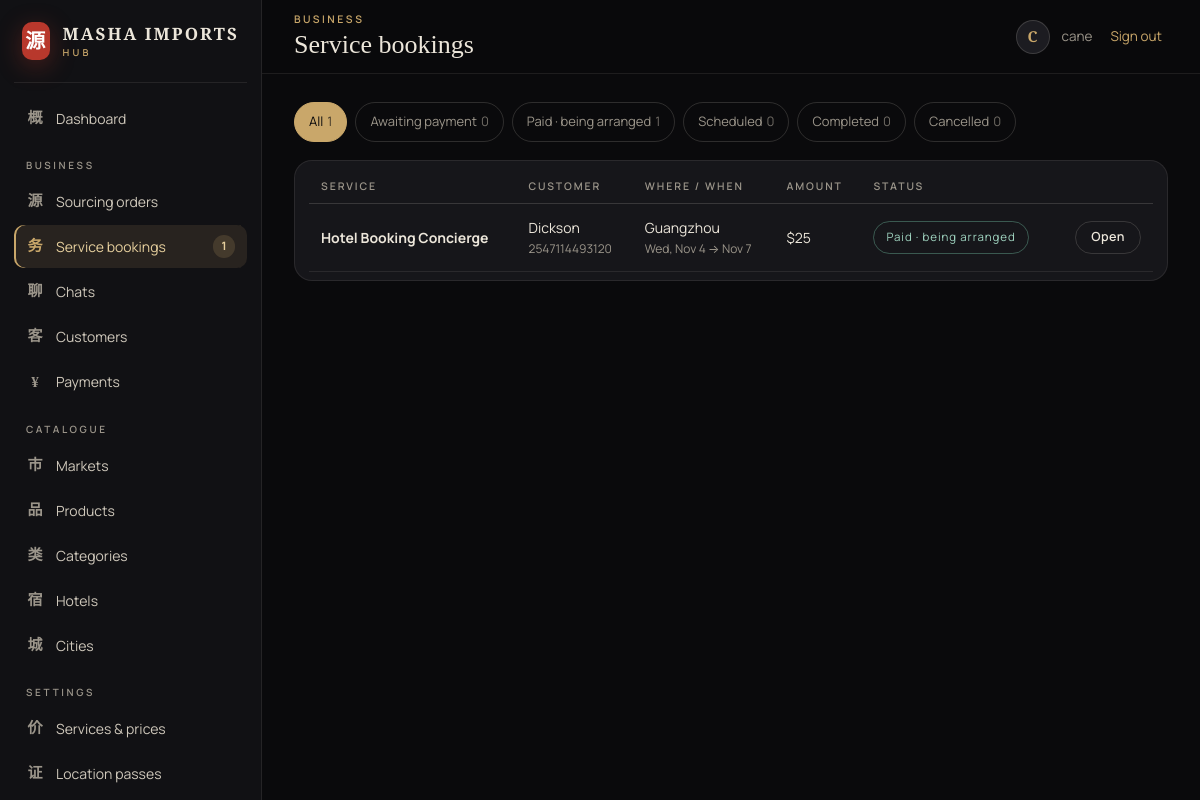
Page /hub/bookings/ (signed in) on the committed database.
### travel/models.py (models this page shows, shortened)
class ServiceOrder(models.Model):
    class Status(models.TextChoices):
        AWAITING_PAYMENT = "awaiting_payment", "Awaiting payment"
        CONFIRMED = "confirmed", "Paid · being arranged"
        SCHEDULED = "scheduled", "Scheduled"
        COMPLETED = "completed", "Completed"
        CANCELLED = "cancelled", "Cancelled"
    user = models.ForeignKey(settings.AUTH_USER_MODEL, on_delete=models.CASCADE, related_name="service_orders")
    service = models.ForeignKey(Service, on_delete=models.PROTECT)
    quantity = models.PositiveSmallIntegerField(default=1)
    city = models.ForeignKey(City, on_delete=models.SET_NULL, null=True, blank=True)
    market = models.ForeignKey("catalog.Market", on_delete=models.SET_NULL, null=True, blank=True)
    hotel = models.ForeignKey(Hotel, on_delete=models.SET_NULL, null=True, blank=True)
    date = models.DateField("date needed", null=True, blank=True)
    end_date = models.DateField(null=True, blank=True)
    guests = models.PositiveSmallIntegerField(default=1)
    phone = models.CharField("WhatsApp / phone", max_length=40)
    details = models.TextField(blank=True)
    amount = models.DecimalField(max_digits=9, decimal_places=2)
    status = models.CharField(max_length=20, choices=Status.choices, default=Status.AWAITING_PAYMENT)
    staff_notes = models.TextField(blank=True, help_text="Visible to the customer.")
    paid_at = models.DateTimeField(null=True, blank=True)
    created = models.DateTimeField(auto_now_add=True)
    class Meta:
        ordering = ["-created"]

class Service(models.Model):
    name = models.CharField(max_length=120)
    name_zh = models.CharField(max_length=20, blank=True, help_text="One or two characters used as the card's icon.")
    slug = models.SlugField(unique=True)
    summary = models.CharField(max_length=240)
    description = models.TextField(blank=True)
    price = models.DecimalField(max_digits=8, decimal_places=2)
    unit = models.CharField(max_length=30, default="per order", help_text="e.g. per day, per order, per trip")
    max_quantity = models.PositiveSmallIntegerField(default=1, help_text="Allow ordering several units (e.g. days).")
    order = models.PositiveIntegerField(default=0)
    active = models.BooleanField(default=True)
    class Meta:
        ordering = ["order", "name"]

class City(models.Model):
    name = models.CharField(max_length=80, unique=True)
    name_zh = models.CharField(max_length=40, blank=True)
    slug = models.SlugField(unique=True, blank=True)
    province = models.CharField(max_length=80, blank=True)
    latitude = models.DecimalField(max_digits=9, decimal_places=6, null=True, blank=True)
    longitude = models.DecimalField(max_digits=9, decimal_places=6, null=True, blank=True)
    trip_city_id = models.PositiveIntegerField(
        "Trip.com city id", null=True, blank=True, help_text="From trip.com/hotels/list?city=ID — improves hotel links."
    )
    class Meta:
        ordering = ["name"]
        verbose_name_plural = "cities"
    def __str__(self):
        return self.name

### hub/views.py (the view)
# urls.py: path("bookings/", views.service_order_list, name="service_orders"),
@staff_required
def service_order_list(request):
    qs = ServiceOrder.objects.select_related("user", "service", "city")
    status = request.GET.get("status", "")
    if status:
        qs = qs.filter(status=status)
    counts = dict(ServiceOrder.objects.values_list("status").annotate(n=Count("id")))
    tabs = [("", "All", sum(counts.values()))] + [(k, v, counts.get(k, 0)) for k, v in ServiceOrder.Status.choices]
    page = Paginator(qs, 25).get_page(request.GET.get("page"))
    return render(request, "hub/service_orders.html", {"page": page, "tabs": tabs, "status": status})

### hub/context_processors.py (called while the page is built)
def site_settings(request):
    try:
        settings_obj = SiteSettings.load()
    except Exception:  # table not created yet (before migrate)
        settings_obj = None
    ctx = {"site_settings": settings_obj}
    user = getattr(request, "user", None)
    if user and user.is_authenticated and user.is_staff and request.path.startswith(("/hub", "/inbox")):
        ctx["hub_counts"] = {
            "orders": SourcingRequest.objects.filter(status=SourcingRequest.Status.PAID).count(),
            "services": ServiceOrder.objects.filter(status=ServiceOrder.Status.CONFIRMED).count(),
            "chats": Conversation.objects.aggregate(t=Sum("staff_unread"))["t"] or 0,
        }
    return ctx

### hub/models.py (called while the page is built)
    @classmethod
    def load(cls):
        obj = cache.get(CACHE_KEY)
        if obj is None:
            obj, _ = cls.objects.get_or_create(pk=1)
            cache.set(CACHE_KEY, obj, 60)
        return obj

### hub/views.py (called while the page is built)
def staff_required(view):
    @wraps(view)
    def wrapped(request, *args, **kwargs):
        if not request.user.is_authenticated:
            return redirect_to_login(request.get_full_path(), reverse("accounts:login"))
        if not request.user.is_staff:
            raise PermissionDenied
        return view(request, *args, **kwargs)
    return wrapped

### sourcing/context_processors.py (called while the page is built)
def platform(request):
    return {
        "SITE_NAME": settings.SITE_NAME,
        "SITE_TAGLINE": settings.SITE_TAGLINE,
        "SOURCING_FEE": settings.SOURCING_FEE,
        "location_access": has_location_access(request.user),
        "current_pass": Subscription.current_for(request.user),
    }

### sourcing/models.py (called while the page is built)
def has_location_access(user):
    return user.is_authenticated and (user.is_staff or Subscription.current_for(user) is not None)

    @classmethod
    def current_for(cls, user):
        if not user.is_authenticated:
            return None
        now = timezone.now()
        return cls.objects.filter(user=user, starts_at__lte=now, expires_at__gt=now).first()

### support/context_processors.py (called while the page is built)
def support(request):
    user = getattr(request, "user", None)
    if not user or not user.is_authenticated:
        return {}
    if user.is_staff:
        unread = Conversation.objects.aggregate(t=Sum("staff_unread"))["t"] or 0
        return {"support_unread": unread}
    conv = Conversation.objects.filter(customer=user).only("customer_unread").first()
    return {"chat_unread": conv.customer_unread if conv else 0}

### templates/hub/service_orders.html (shortened to what this page needs)
{% extends "hub/base.html" %}
{% block heading %}<small>Business</small>Service bookings{% endblock %}
{% block content %}
<div class="hub-tabs">{% for k, label, n in tabs %}<a href="?status={{ k }}" class="{% if k == status %}on{% endif %}">{{ label }}<span>{{ n }}</span></a>{% endfor %}</div>
<div class="hub-card hub-table-wrap" style="padding:8px 14px">
  <table class="hub-table">
    <thead><tr><th>Service</th><th>Customer</th><th>Where / when</th><th>Amount</th><th>Status</th><th></th></tr></thead>
    <tbody>
    {% for o in page %}
      <tr data-href="{% url 'hub:service_order_detail' o.pk %}">
        <td><b>{{ o.service.name }}</b>{% if o.quantity > 1 %}<small>× {{ o.quantity }}</small>{% endif %}</td>
        <td>{{ o.user.get_full_name|default:o.user.username }}<small>{{ o.phone }}</small></td>
        <td>{{ o.city|default:"—" }}<small>{{ o.date|date:"D, M j" }}{% if o.end_date %} → {{ o.end_date|date:"M j" }}{% endif %}</small></td>
        <td>${{ o.amount|floatformat:0 }}</td>
        <td><span class="status {% if o.paid_at %}quoted{% else %}awaiting_payment{% endif %}">{{ o.get_status_display }}</span></td>
        <td class="act"><a class="btn btn-ghost btn-sm" href="{% url 'hub:service_order_detail' o.pk %}">Open</a></td>
      </tr>
    {% empty %}<tr><td colspan="6" class="hub-empty">No bookings here.</td></tr>{% endfor %}
    </tbody>
  </table>
</div>
{% endblock %}

### templates/hub/base.html (shortened to what this page needs)
{% load static %}<!doctype html>
<html lang="en">
<head>
  <link rel="stylesheet" href="{% static 'css/site.css' %}">
  <link rel="stylesheet" href="{% static 'support/chat.css' %}">
  <link rel="stylesheet" href="{% static 'hub/hub.css' %}">
</head>
<body class="hub-body">
{% with url=request.resolver_match.url_name key=request.resolver_match.kwargs.key %}
<aside class="hub-side" id="hub-side">
  <a href="{% url 'hub:dashboard' %}" class="hub-brand"><span class="brand-seal">源</span><span>{{ SITE_NAME }}<small>Hub</small></span></a>
  <nav>
    <a href="{% url 'hub:dashboard' %}" class="{% if url == 'dashboard' %}on{% endif %}"><i>概</i>Dashboard</a>
    <span class="hub-nav-h">Business</span>
    <a href="{% url 'hub:orders' %}" class="{% if 'order' in url and 'service' not in url %}on{% endif %}"><i>源</i>Sourcing orders{% if hub_counts.orders %}<b>{{ hub_counts.orders }}</b>{% endif %}</a>
    <a href="{% url 'hub:service_orders' %}" class="{% if 'service_order' in url %}on{% endif %}"><i>务</i>Service bookings{% if hub_counts.services %}<b>{{ hub_counts.services }}</b>{% endif %}</a>
    <a href="{% url 'support:inbox' %}" class="{% if 'inbox' in url %}on{% endif %}"><i>聊</i>Chats{% if hub_counts.chats %}<b class="red">{{ hub_counts.chats }}</b>{% endif %}</a>
    <a href="{% url 'hub:customers' %}" class="{% if 'customer' in url %}on{% endif %}"><i>客</i>Customers</a>
    <a href="{% url 'hub:payments' %}" class="{% if url == 'payments' %}on{% endif %}"><i>¥</i>Payments</a>
    <span class="hub-nav-h">Catalogue</span>
    <a href="{% url 'hub:resource_list' 'markets' %}" class="{% if key == 'markets' %}on{% endif %}"><i>市</i>Markets</a>
    <a href="{% url 'hub:resource_list' 'products' %}" class="{% if key == 'products' %}on{% endif %}"><i>品</i>Products</a>
    <a href="{% url 'hub:resource_list' 'categories' %}" class="{% if key == 'categories' %}on{% endif %}"><i>类</i>Categories</a>
    <a href="{% url 'hub:resource_list' 'hotels' %}" class="{% if key == 'hotels' %}on{% endif %}"><i>宿</i>Hotels</a>
    <a href="{% url 'hub:resource_list' 'cities' %}" class="{% if key == 'cities' %}on{% endif %}"><i>城</i>Cities</a>
    <span class="hub-nav-h">Settings</span>
    <a href="{% url 'hub:resource_list' 'services' %}" class="{% if key == 'services' %}on{% endif %}"><i>价</i>Services &amp; prices</a>
    <a href="{% url 'hub:resource_list' 'plans' %}" class="{% if key == 'plans' %}on{% endif %}"><i>证</i>Location passes</a>
  </nav>
</aside>
{% endwith %}
<div class="hub-main">
  <header class="hub-top">
    <div class="hub-title">{% block heading %}{% endblock %}</div>
    <div class="hub-user">
      <span class="hub-avatar">{{ user.first_name|default:user.username|slice:":1"|upper }}</span>
      <span class="hub-user-name">{{ user.get_full_name|default:user.username }}</span>
      <form method="post" action="{% url 'accounts:logout' %}">{% csrf_token %}<button class="link" style="background:none;border:0;font:inherit;cursor:pointer">Sign out</button></form>
    </div>
  </header>
  <main class="hub-content">{% block content %}{% endblock %}</main>
</div>
</body>
</html>

### static/css/site.css (style rules this page uses)
:root { --ink: #0a0a0c; --ink-2: #111114; --panel: #16161a; --panel-2: #1c1c21; --line: rgba(236, 228, 214, .09); --line-2: rgba(236, 228, 214, .16); --text: #ece6da; --muted: #9b958a; --gold: #c9a76a; --gold-2: #e6cf9d; --cinnabar: #b8382c; --jade: #5f9c86; --radius: 18px; --ease: cubic-bezier(.2, .7, .1, 1); --serif: "Cormorant Garamond", "Noto Serif SC", Georgia, serif; --sans: "Manrope", system-ui, -apple-system, Segoe UI, sans-serif; --zh: "Noto Serif SC", "Songti SC", serif; color-scheme: dark; }
*, *::before, *::after { box-sizing: border-box; }
html { scroll-behavior: smooth; }
body { margin: 0; background: var(--ink); color: var(--text); font: 400 16px/1.65 var(--sans); -webkit-font-smoothing: antialiased; overflow-x: hidden; }
a { color: inherit; text-decoration: none; }
body::after { content: ""; position: fixed; inset: -50%; z-index: 999; pointer-events: none; opacity: .045; animation: grain 1.2s steps(6) infinite; }
.btn { --bg: var(--gold); --fg: var(--ink); position: relative; display: inline-flex; align-items: center; gap: 12px; padding: 16px 28px; border-radius: 999px; background: var(--bg); color: var(--fg); font: 600 14px/1 var(--sans); letter-spacing: .04em; border: 1px solid var(--bg); cursor: pointer; overflow: hidden; isolation: isolate; transition: transform .5s var(--ease), color .4s; }
.btn::before { content: ""; position: absolute; inset: 0; z-index: -1; background: var(--text); transform: translateY(101%); transition: transform .5s var(--ease); border-radius: inherit; }
.btn-ghost { --bg: transparent; --fg: var(--text); border-color: var(--line-2); }
.link { color: var(--gold); border-bottom: 1px solid transparent; transition: border-color .3s; }
.brand-seal { width: 42px; height: 42px; display: grid; place-items: center; border-radius: 10px; background: var(--cinnabar); color: #fff; font: 700 22px/1 var(--zh); box-shadow: 0 6px 24px rgba(184,56,44,.35); }
.status { display: inline-block; padding: 6px 12px; border-radius: 999px; font-size: 11.5px; letter-spacing: .08em; border: 1px solid var(--line-2); white-space: nowrap; }
.status.quoted, .status.shipping, .status.completed { color: #9fd3bf; border-color: rgba(95,156,134,.5); }

### rows in the picture
ServiceOrder: service.name "Hotel Booking Concierge", user.get_full_name "Dickson", phone "2547114493120", city "Guangzhou", date "Wed, Nov 4", end_date "Nov 7", amount "25", status "Paid · being arranged"

### other values in the picture
{{ SITE_NAME }} "MASHA IMPORTS"
{{ hub_counts.services }} "1"
{{ user.first_name|default:user.username|slice:":1"|upper }} "C"
{{ user.get_full_name|default:user.username }} "cane"
{{ label }} "All" "Awaiting payment" "Paid · being arranged" "Scheduled" "Completed" "Cancelled"
{{ n }} "1" "0" "1" "0" "0" "0"
